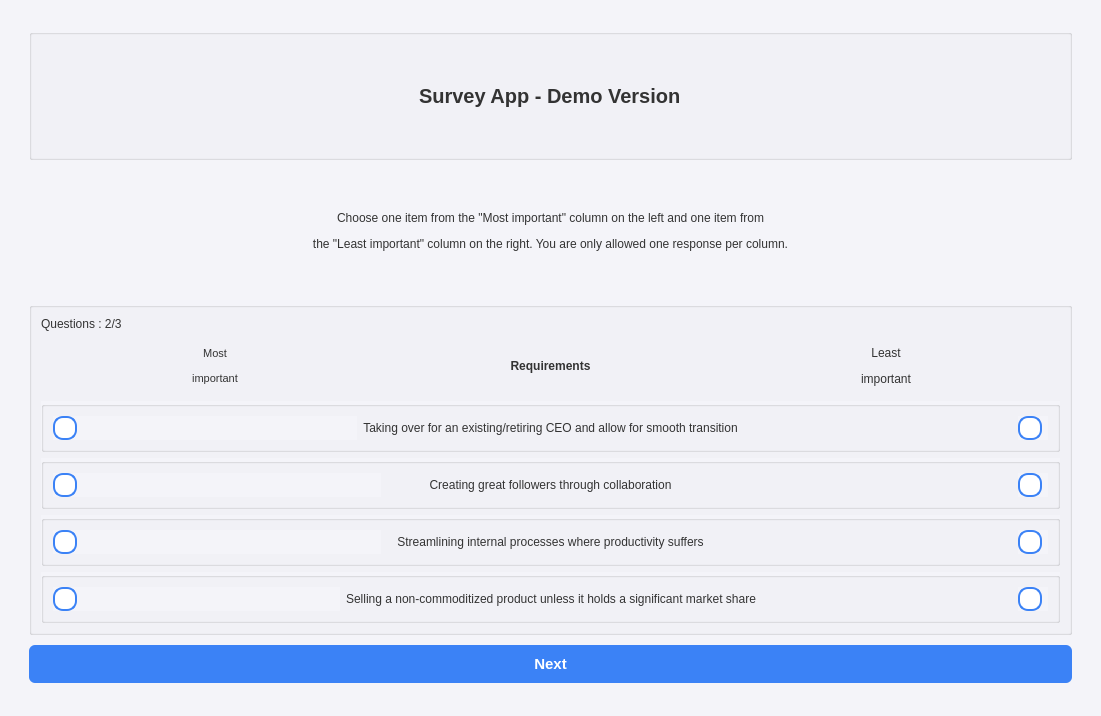
<?xml version="1.0" encoding="UTF-8"?>
<ui version="4.0">
 <class>Widget</class>
 <widget class="QWidget" name="Widget">
  <property name="geometry">
   <rect>
    <x>0</x>
    <y>0</y>
    <width>1101</width>
    <height>716</height>
   </rect>
  </property>
  <property name="windowTitle">
   <string>MaxDiff Survey</string>
  </property>
  <property name="styleSheet">
   <string notr="true">/* Global Styles */
QWidget {
    background-color: #F4F4F9; /* Light modern background */
    font-family: &quot;Arial&quot;, sans-serif; /* Use a modern, clean font */
    color: #333333; /* Dark gray text for better visibility */
}

/* Box Style */
QFrame#box {
    background-color: #FFFFFF; /* White box color */
    border: 1px solid #D1D5DB; /* Light border */
    border-radius: 8px; /* Rounded corners */
    padding: 16px;
    margin: 8px;
    box-shadow: 0 4px 8px rgba(0, 0, 0, 0.1); /* Subtle shadow */
    color: #333333; /* Dark gray text inside the box */
}

/* Button Style */
QPushButton {
    background-color: #3B82F6; /* Blue background for the button */
    color: white; /* White text for visibility */
    border: none;
    border-radius: 6px;
    padding: 10px 20px;
    margin: 4px 0;
    font-weight: bold;
}

QPushButton:hover {
    background-color: #2563EB; /* Darker blue on hover */
}

QPushButton:pressed {
    background-color: #1D4ED8; /* Even darker blue on press */
}

/* Title Style */
QLabel#title {
    font-size: 24px;
    font-weight: bold;
    color: #111827; /* Darker color for the title to stand out on the light background */
    margin-bottom: 16px;
}

/* Radio Button Style */
QRadioButton {
    font-size: 16px;
    color: #333333; /* Dark gray text for better visibility */
}

QRadioButton::indicator {
    width: 20px;
    height: 20px;
    border-radius: 10px;
    border: 2px solid #3B82F6; /* Blue border */
    background-color: #FFFFFF; /* White background */
}

QRadioButton::indicator:checked {
    background-color: #3B82F6; /* Blue dot when checked */
    border: 2px solid #2563EB; /* Darker blue border when checked */
}
QFrame {
    border: none;
    background-color: transparent; /* Optional: If you want a transparent background */
}
</string>
  </property>
  <layout class="QVBoxLayout" name="verticalLayout_2">
   <item>
    <widget class="QWidget" name="widget" native="true">
     <layout class="QHBoxLayout" name="horizontalLayout_2">
      <item>
       <widget class="QFrame" name="frame">
        <property name="frameShape">
         <enum>QFrame::Shape::StyledPanel</enum>
        </property>
        <property name="frameShadow">
         <enum>QFrame::Shadow::Raised</enum>
        </property>
        <layout class="QVBoxLayout" name="verticalLayout">
         <item>
          <widget class="QGroupBox" name="groupBox">
           <property name="styleSheet">
            <string notr="true"/>
           </property>
           <property name="title">
            <string/>
           </property>
           <layout class="QGridLayout" name="gridLayout">
            <item row="0" column="0" alignment="Qt::AlignmentFlag::AlignHCenter">
             <widget class="QLabel" name="label_7">
              <property name="styleSheet">
               <string notr="true"/>
              </property>
              <property name="text">
               <string>&lt;html&gt;&lt;head/&gt;&lt;body&gt;&lt;p&gt;&lt;span style=&quot; font-size:20px; font-weight:700;&quot;&gt;Survey App  - Demo Version&lt;/span&gt;&lt;/p&gt;&lt;/body&gt;&lt;/html&gt;</string>
              </property>
             </widget>
            </item>
           </layout>
          </widget>
         </item>
         <item>
          <widget class="QFrame" name="frame_3">
           <property name="styleSheet">
            <string notr="true"/>
           </property>
           <property name="frameShape">
            <enum>QFrame::Shape::StyledPanel</enum>
           </property>
           <property name="frameShadow">
            <enum>QFrame::Shadow::Raised</enum>
           </property>
           <layout class="QHBoxLayout" name="horizontalLayout_7">
            <item>
             <widget class="QLabel" name="label_10">
              <property name="layoutDirection">
               <enum>Qt::LayoutDirection::LeftToRight</enum>
              </property>
              <property name="text">
               <string>&lt;html&gt;&lt;head/&gt;&lt;body&gt;&lt;p&gt;Choose one item from the &amp;quot;Most important&amp;quot; column on the left and one item from&lt;/p&gt;&lt;p&gt;the &amp;quot;Least important&amp;quot; column on the right. You are only allowed one response per column.&lt;/p&gt;&lt;/body&gt;&lt;/html&gt;</string>
              </property>
              <property name="alignment">
               <set>Qt::AlignmentFlag::AlignCenter</set>
              </property>
             </widget>
            </item>
           </layout>
          </widget>
         </item>
         <item>
          <widget class="QGroupBox" name="Questions_g">
           <property name="styleSheet">
            <string notr="true"/>
           </property>
           <property name="title">
            <string/>
           </property>
           <layout class="QVBoxLayout" name="verticalLayout_3">
            <item>
             <widget class="QLabel" name="questions_part">
              <property name="styleSheet">
               <string notr="true">background-color: none;</string>
              </property>
              <property name="text">
               <string>Questions : 2/3</string>
              </property>
             </widget>
            </item>
            <item>
             <widget class="QFrame" name="frame_2">
              <property name="frameShape">
               <enum>QFrame::Shape::StyledPanel</enum>
              </property>
              <property name="frameShadow">
               <enum>QFrame::Shadow::Raised</enum>
              </property>
              <layout class="QHBoxLayout" name="horizontalLayout_6">
               <item>
                <widget class="QLabel" name="LeastImportant_L">
                 <property name="text">
                  <string>&lt;html&gt;&lt;head/&gt;&lt;body&gt;&lt;p align=&quot;center&quot;&gt;&lt;span style=&quot; font-size:8pt;&quot;&gt;Most&lt;/span&gt;&lt;/p&gt;&lt;p align=&quot;center&quot;&gt;&lt;span style=&quot; font-size:8pt;&quot;&gt;important&lt;/span&gt;&lt;/p&gt;&lt;/body&gt;&lt;/html&gt;</string>
                 </property>
                </widget>
               </item>
               <item>
                <widget class="QLabel" name="Requirements_L">
                 <property name="text">
                  <string>&lt;html&gt;&lt;head/&gt;&lt;body&gt;&lt;p align=&quot;center&quot;&gt;&lt;span style=&quot; font-weight:700;&quot;&gt;Requirements&lt;/span&gt;&lt;/p&gt;&lt;/body&gt;&lt;/html&gt;</string>
                 </property>
                </widget>
               </item>
               <item>
                <widget class="QLabel" name="MostImportant_L">
                 <property name="text">
                  <string>&lt;html&gt;&lt;head/&gt;&lt;body&gt;&lt;p align=&quot;center&quot;&gt;Least&lt;/p&gt;&lt;p align=&quot;center&quot;&gt;important&lt;/p&gt;&lt;/body&gt;&lt;/html&gt;</string>
                 </property>
                </widget>
               </item>
              </layout>
             </widget>
            </item>
            <item>
             <widget class="QGroupBox" name="q1_g">
              <property name="title">
               <string/>
              </property>
              <layout class="QHBoxLayout" name="horizontalLayout">
               <item>
                <widget class="QRadioButton" name="q1_most">
                 <property name="text">
                  <string/>
                 </property>
                </widget>
               </item>
               <item>
                <widget class="QLabel" name="q1_l">
                 <property name="text">
                  <string>&lt;html&gt;&lt;head/&gt;&lt;body&gt;&lt;p align=&quot;center&quot;&gt;Taking over for an existing/retiring CEO and allow for smooth transition&lt;/p&gt;&lt;/body&gt;&lt;/html&gt;</string>
                 </property>
                </widget>
               </item>
               <item alignment="Qt::AlignmentFlag::AlignRight">
                <widget class="QRadioButton" name="q1_least">
                 <property name="text">
                  <string/>
                 </property>
                </widget>
               </item>
              </layout>
             </widget>
            </item>
            <item>
             <widget class="QGroupBox" name="q2_g">
              <property name="title">
               <string/>
              </property>
              <layout class="QHBoxLayout" name="horizontalLayout_3">
               <item>
                <widget class="QRadioButton" name="q2_most">
                 <property name="text">
                  <string/>
                 </property>
                </widget>
               </item>
               <item>
                <widget class="QLabel" name="q2_l">
                 <property name="text">
                  <string>&lt;html&gt;&lt;head/&gt;&lt;body&gt;&lt;p align=&quot;center&quot;&gt;Creating great followers through collaboration&lt;/p&gt;&lt;/body&gt;&lt;/html&gt;</string>
                 </property>
                </widget>
               </item>
               <item alignment="Qt::AlignmentFlag::AlignRight">
                <widget class="QRadioButton" name="q2_least">
                 <property name="text">
                  <string/>
                 </property>
                </widget>
               </item>
              </layout>
             </widget>
            </item>
            <item>
             <widget class="QGroupBox" name="q3_g">
              <property name="title">
               <string/>
              </property>
              <layout class="QHBoxLayout" name="horizontalLayout_4">
               <item>
                <widget class="QRadioButton" name="q3_most">
                 <property name="text">
                  <string/>
                 </property>
                </widget>
               </item>
               <item>
                <widget class="QLabel" name="q3_l">
                 <property name="text">
                  <string>&lt;html&gt;&lt;head/&gt;&lt;body&gt;&lt;p align=&quot;center&quot;&gt;Streamlining internal processes where productivity suffers&lt;/p&gt;&lt;/body&gt;&lt;/html&gt;</string>
                 </property>
                </widget>
               </item>
               <item alignment="Qt::AlignmentFlag::AlignRight">
                <widget class="QRadioButton" name="q3_least">
                 <property name="text">
                  <string/>
                 </property>
                </widget>
               </item>
              </layout>
             </widget>
            </item>
            <item>
             <widget class="QGroupBox" name="q4_g">
              <property name="title">
               <string/>
              </property>
              <layout class="QHBoxLayout" name="horizontalLayout_5">
               <item>
                <widget class="QRadioButton" name="q4_most">
                 <property name="text">
                  <string/>
                 </property>
                </widget>
               </item>
               <item>
                <widget class="QLabel" name="q4_l">
                 <property name="text">
                  <string>&lt;html&gt;&lt;head/&gt;&lt;body&gt;&lt;p align=&quot;center&quot;&gt;Selling a non-commoditized product unless it holds a significant market share&lt;/p&gt;&lt;/body&gt;&lt;/html&gt;</string>
                 </property>
                </widget>
               </item>
               <item alignment="Qt::AlignmentFlag::AlignRight">
                <widget class="QRadioButton" name="q4_least">
                 <property name="text">
                  <string/>
                 </property>
                </widget>
               </item>
              </layout>
             </widget>
            </item>
           </layout>
          </widget>
         </item>
         <item>
          <widget class="QPushButton" name="NextButton">
           <property name="font">
            <font>
             <family>Arial</family>
             <pointsize>11</pointsize>
             <bold>true</bold>
            </font>
           </property>
           <property name="text">
            <string>Next</string>
           </property>
          </widget>
         </item>
        </layout>
       </widget>
      </item>
     </layout>
    </widget>
   </item>
  </layout>
 </widget>
 <resources/>
 <connections/>
</ui>
